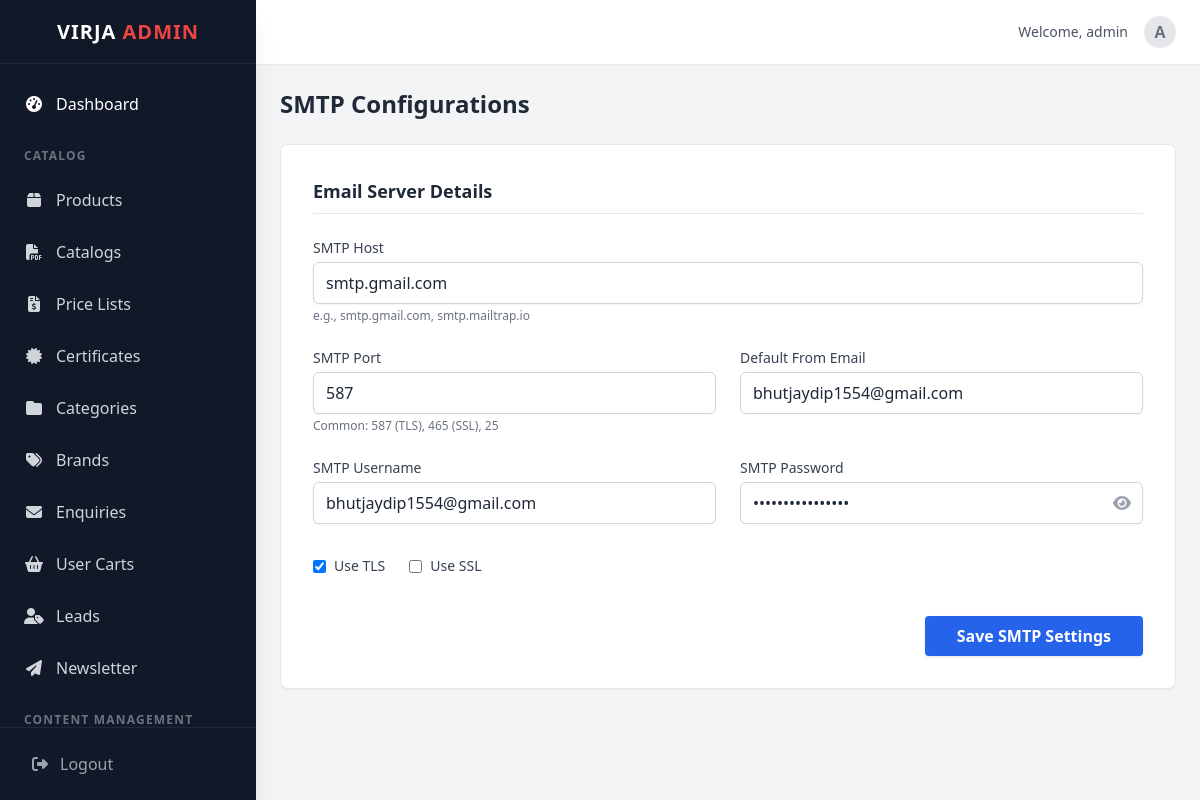
/dashboard/settings/smtp/ (signed in), run on the app's committed database.
### core/models.py (models this page shows, shortened)
class SMTPSettings(models.Model):
    email_host = models.CharField(max_length=255, default="smtp.gmail.com")
    email_port = models.IntegerField(default=587)
    email_host_user = models.CharField(max_length=255, blank=True)
    email_host_password = models.CharField(max_length=255, blank=True)
    email_use_tls = models.BooleanField(default=True)
    email_use_ssl = models.BooleanField(default=False)
    default_from_email = models.EmailField(default="noreply@example.com")
    class Meta:
        verbose_name_plural = "SMTP Settings"

### dashboard/views.py (the view)
# urls.py: path('settings/smtp/', views.smtp_settings_view, name='smtp_settings'),
@login_required(login_url='dashboard:login')
@user_passes_test(admin_required, login_url='dashboard:login')
def smtp_settings_view(request):
    smtp_settings = SMTPSettings.objects.first()
    if request.method == 'POST':
        form = SMTPSettingsForm(request.POST, instance=smtp_settings)
        if form.is_valid():
            form.save()
            messages.success(request, "SMTP settings updated successfully.")
            return redirect('dashboard:smtp_settings')
    else:
        form = SMTPSettingsForm(instance=smtp_settings)
    return render(request, 'dashboard/settings/smtp_settings.html', {'form': form})

### dashboard/forms.py
class SMTPSettingsForm(TailwindMixin, forms.ModelForm):
    class Meta:
        model = SMTPSettings
        fields = '__all__'
        widgets = {
            'email_host_password': forms.PasswordInput(render_value=True),
        }

### cart/context_processors.py (called while the page is built)
def cart_count(request):
    if not request.session.session_key:
        request.session.create()
    try:
        cart = Cart.objects.get(session_key=request.session.session_key)
        return {'cart_items_count': cart.get_total_items()}
    except Cart.DoesNotExist:
        return {'cart_items_count': 0}

### core/context_processors.py (called while the page is built)
def site_settings(request):
    return {
        'company_info': CompanyInfo.objects.first(),
        'home_content': HomePageContent.objects.first(),
        'home_features': HomeFeature.objects.all(),
    }

def global_categories(request):
    categories = Category.objects.filter(parent=None).prefetch_related('children__children').order_by('order', 'name')
    return {
        'mega_menu_categories': categories
    }

### dashboard/views.py (called while the page is built)
def admin_required(user):
    return user.is_superuser

### dashboard/templates/dashboard/settings/smtp_settings.html (shortened to what this page needs)
{% extends 'dashboard/base_admin.html' %}
{% block content %}
<div class="max-w-4xl mx-auto">
    <div class="flex justify-between items-center mb-6">
        <h2 class="text-2xl font-bold text-gray-800">SMTP Configurations</h2>
    </div>
    <form method="POST">
        <div class="bg-white rounded-lg shadow-sm border border-gray-200 p-8">
            <h3 class="text-lg font-semibold text-gray-800 mb-6 border-b pb-2">Email Server Details</h3>
            <div class="grid grid-cols-1 md:grid-cols-2 gap-6">
                <div class="md:col-span-2">
                    <label class="block text-sm font-medium text-gray-700 mb-1">SMTP Host</label>
                    {{ form.email_host }}
                    <p class="text-xs text-gray-500 mt-1">e.g., smtp.gmail.com, smtp.mailtrap.io</p>
                </div>
                <div>
                    <label class="block text-sm font-medium text-gray-700 mb-1">SMTP Port</label>
                    {{ form.email_port }}
                    <p class="text-xs text-gray-500 mt-1">Common: 587 (TLS), 465 (SSL), 25</p>
                </div>
                <div>
                    <label class="block text-sm font-medium text-gray-700 mb-1">Default From Email</label>
                    {{ form.default_from_email }}
                </div>
                <div>
                    <label class="block text-sm font-medium text-gray-700 mb-1">SMTP Username</label>
                    {{ form.email_host_user }}
                </div>
                <div class="relative">
                    <label class="block text-sm font-medium text-gray-700 mb-1">SMTP Password</label>
                    <div class="relative">
                        {{ form.email_host_password }}
                        <button type="button" id="togglePassword"
                            class="absolute inset-y-0 right-0 pr-3 flex items-center text-gray-400 hover:text-gray-600 focus:outline-none">
                            <i class="fas fa-eye" id="passwordIcon"></i>
                        </button>
                    </div>
                </div>
                <div class="flex items-center gap-6 md:col-span-2 py-2">
                    <div class="flex items-center">
                        {{ form.email_use_tls }}
                        <label class="ml-2 block text-sm text-gray-700">Use TLS</label>
                    </div>
                    <div class="flex items-center">
                        {{ form.email_use_ssl }}
                        <label class="ml-2 block text-sm text-gray-700">Use SSL</label>
                    </div>
                </div>
            </div>
            <div class="mt-8 flex justify-end">
                <button type="submit"
                    class="bg-blue-600 hover:bg-blue-700 text-white font-bold py-2 px-8 rounded shadow transition transform hover:scale-105">
                    Save SMTP Settings
                </button>
            </div>
        </div>
    </form>
</div>
{% endblock %}

### dashboard/templates/dashboard/base_admin.html (shortened to what this page needs)
<!DOCTYPE html>
<html lang="en">
<head>
    <script src="https://cdn.tailwindcss.com"></script>
    <link rel="stylesheet" href="https://cdnjs.cloudflare.com/ajax/libs/font-awesome/6.4.0/css/all.min.css">
</head>
<body class="bg-gray-100 text-gray-800 font-sans antialiased" x-data="{ sidebarOpen: false }">
    <div class="flex h-screen overflow-hidden">
        <aside :class="sidebarOpen ? 'translate-x-0' : '-translate-x-full'"
            class="fixed inset-y-0 left-0 z-30 w-64 bg-gray-900 text-white flex flex-col shadow-xl transition-transform duration-300 transform md:translate-x-0 md:static md:inset-auto">
            <div class="h-16 flex items-center justify-center border-b border-gray-800">
                <h1 class="text-xl font-bold tracking-wider text-white">VIRJA <span class="text-red-500">ADMIN</span>
                </h1>
            </div>
            <nav class="flex-1 overflow-y-auto py-4">
                <ul class="space-y-1 px-2">
                    <li>
                        <a href="{% url 'dashboard:home' %}"
                            class="flex items-center gap-3 px-4 py-3 rounded hover:bg-gray-800 transition {% if request.resolver_match.url_name == 'home' %}bg-gray-800 border-l-4 border-red-500{% endif %}">
                            <i class="fas fa-tachometer-alt w-5 text-center"></i>
                            <span class="font-medium">Dashboard</span>
                        </a>
                    </li>
                    <li class="pt-4 pb-2 px-4 text-xs font-bold text-gray-500 uppercase tracking-widest">Catalog</li>
                    <li>
                        <a href="{% url 'dashboard:product_list' %}"
                            class="flex items-center gap-3 px-4 py-3 rounded hover:bg-gray-800 transition text-gray-300 hover:text-white {% if 'product' in request.resolver_match.url_name %}bg-gray-800 text-white{% endif %}">
                            <i class="fas fa-box w-5 text-center"></i>
                            <span class="font-medium">Products</span>
                        </a>
                    </li>
                    <li>
                        <a href="{% url 'dashboard:catalog_list' %}"
                            class="flex items-center gap-3 px-4 py-3 rounded hover:bg-gray-800 transition text-gray-300 hover:text-white {% if 'catalogs' in request.resolver_match.url_name %}bg-gray-800 text-white{% endif %}">
                            <i class="fas fa-file-pdf w-5 text-center"></i>
                            <span class="font-medium">Catalogs</span>
                        </a>
                    </li>
                    <li>
                        <a href="{% url 'dashboard:pricelist_list' %}"
                            class="flex items-center gap-3 px-4 py-3 rounded hover:bg-gray-800 transition text-gray-300 hover:text-white {% if 'pricelist' in request.resolver_match.url_name %}bg-gray-800 text-white{% endif %}">
                            <i class="fas fa-file-invoice-dollar w-5 text-center"></i>
                            <span class="font-medium">Price Lists</span>
                        </a>
                    </li>
                    <li>
                        <a href="{% url 'dashboard:certificate_list' %}"
                            class="flex items-center gap-3 px-4 py-3 rounded hover:bg-gray-800 transition text-gray-300 hover:text-white {% if 'certificate' in request.resolver_match.url_name %}bg-gray-800 text-white{% endif %}">
                            <i class="fas fa-certificate w-5 text-center"></i>
                            <span class="font-medium">Certificates</span>
                        </a>
                    </li>
                    <li>
                        <a href="{% url 'dashboard:category_list' %}"
                            class="flex items-center gap-3 px-4 py-3 rounded hover:bg-gray-800 transition text-gray-300 hover:text-white {% if request.resolver_match.url_name == 'category_list' %}bg-gray-800 text-white{% endif %}">
                            <i class="fas fa-folder w-5 text-center"></i>
                            <span class="font-medium">Categories</span>
                        </a>
                    </li>
                    <li>
                        <a href="{% url 'dashboard:brand_list' %}"
                            class="flex items-center gap-3 px-4 py-3 rounded hover:bg-gray-800 transition text-gray-300 hover:text-white {% if request.resolver_match.url_name == 'brand_list' %}bg-gray-800 text-white{% endif %}">
                            <i class="fas fa-tags w-5 text-center"></i>
                            <span class="font-medium">Brands</span>
                        </a>
                    </li>
                    <li>
                        <a href="{% url 'dashboard:enquiry_list' %}"
                            class="flex items-center gap-3 px-4 py-3 rounded hover:bg-gray-800 transition text-gray-300 hover:text-white {% if 'enquiry' in request.resolver_match.url_name %}bg-gray-800 text-white{% endif %}">
                            <i class="fas fa-envelope w-5 text-center"></i>
                            <span class="font-medium">Enquiries</span>
                        </a>
                    </li>
                    <li>
                        <a href="{% url 'dashboard:dashboard_carts_list' %}"
                            class="flex items-center gap-3 px-4 py-3 rounded hover:bg-gray-800 transition text-gray-300 hover:text-white {% if 'cart' in request.resolver_match.url_name %}bg-gray-800 text-white{% endif %}">
                            <i class="fas fa-shopping-basket w-5 text-center"></i>
                            <span class="font-medium">User Carts</span>
                        </a>
                    </li>
                    <li>
                        <a href="{% url 'dashboard:lead_list' %}"
                            class="flex items-center gap-3 px-4 py-3 rounded hover:bg-gray-800 transition text-gray-300 hover:text-white {% if 'lead' in request.resolver_match.url_name %}bg-gray-800 text-white{% endif %}">
                            <i class="fas fa-user-tag w-5 text-center"></i>
                            <span class="font-medium">Leads</span>
                        </a>
                    </li>
                    <li>
                        <a href="{% url 'dashboard:newsletter_list' %}"
                            class="flex items-center gap-3 px-4 py-3 rounded hover:bg-gray-800 transition text-gray-300 hover:text-white {% if 'newsletter' in request.resolver_match.url_name %}bg-gray-800 text-white{% endif %}">
                            <i class="fas fa-paper-plane w-5 text-center"></i>
                            <span class="font-medium">Newsletter</span>
                        </a>
                    </li>
                    <li class="pt-4 pb-2 px-4 text-xs font-bold text-gray-500 uppercase tracking-widest">Content
                        Management</li>
                </ul>
            </nav>
            <div class="p-4 border-t border-gray-800">
                <a href="{% url 'dashboard:logout' %}"
                    class="flex items-center gap-3 px-4 py-2 rounded text-gray-400 hover:text-white hover:bg-red-900/50 transition">
                    <i class="fas fa-sign-out-alt"></i>
                    <span>Logout</span>
                </a>
            </div>
        </aside>
        <div class="flex-1 flex flex-col overflow-hidden">
            <header class="h-16 bg-white shadow-sm flex items-center justify-between px-6 z-10">
                <div class="flex items-center gap-4">
                    <a href="{% url 'dashboard:admin_profile' %}"
                        class="flex items-center gap-4 hover:opacity-80 transition">
                        <span class="text-sm font-medium text-gray-600">Welcome, {{ request.user.username }}</span>
                        <div
                            class="w-8 h-8 rounded-full bg-gray-200 flex items-center justify-center text-gray-500 font-bold">
                            {{ request.user.username|make_list|first|upper }}
                        </div>
                    </a>
                </div>
            </header>
            <main class="flex-1 overflow-x-hidden overflow-y-auto bg-gray-100 p-6">
                {% block content %}{% endblock %}
            </main>
        </div>
    </div>
</body>
</html>

### dashboard/templates/dashboard/base_admin.html (style rules this page uses)
body { font-family: 'Inter', sans-serif; }
* { scrollbar-width: thin; scrollbar-color: rgba(156, 163, 175, 0.3) transparent; }

### data on the page
SMTPSettings: email_host "smtp.gmail.com", email_port "587", default_from_email "bhutjaydip1554@gmail.com", email_host_user "bhutjaydip1554@gmail.com", email_use_tls "☑"

### other printed values
{{ request.user.username }} "admin"
{{ request.user.username|make_list|first|upper }} "A"
